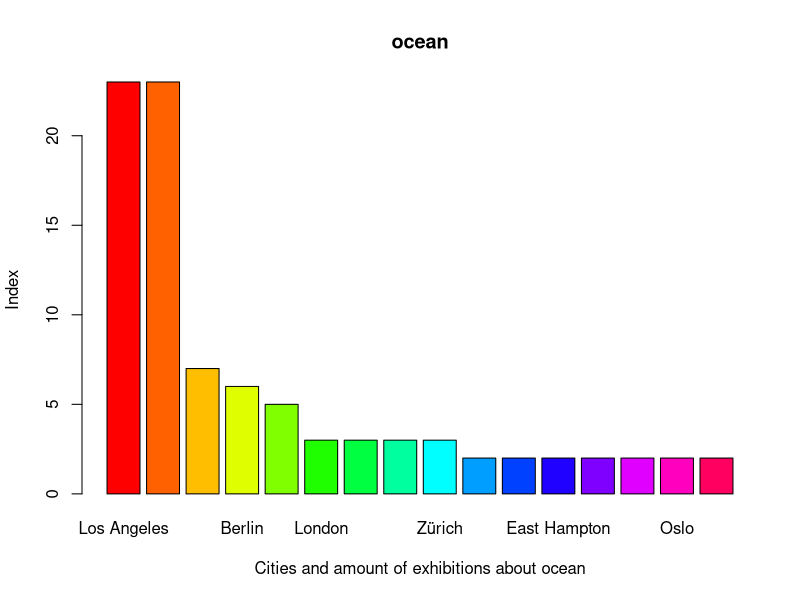

Source code (R):

library(readr)
data <- read_delim("Ocean_bar.csv", delim = ";", escape_double = FALSE, trim_ws = TRUE)
View(data)

# Filter out rows with index <= 1
filtered_data <- data[data$index > 1,]

# Create the barplot
barplot(height = filtered_data$index, 
        names.arg = filtered_data$city, 
        xlab = "Cities and amount of exhibitions about ocean",
        ylab = "Index",
        main = "ocean",
        col = rainbow(nrow(filtered_data)))
